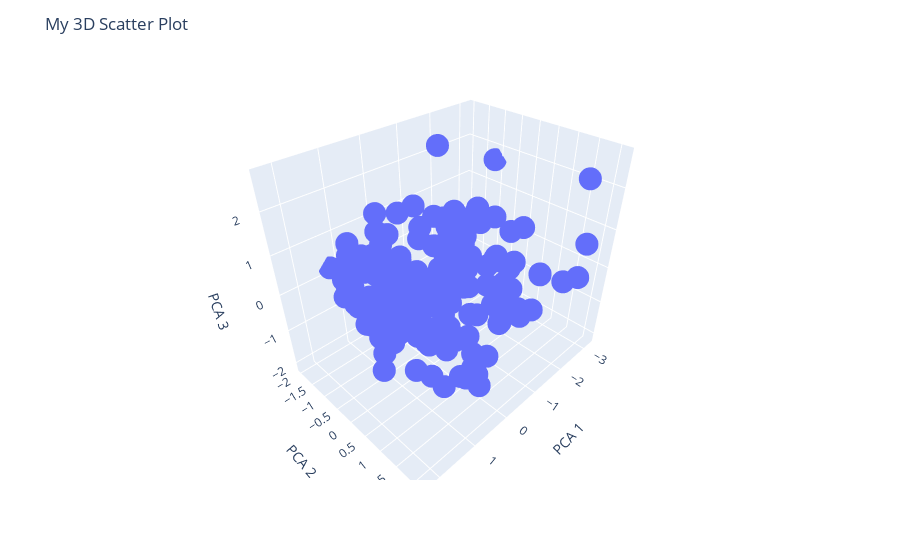

The notebook cell this image was saved under:
### Code cell
fig = px.scatter_3d(projections_3D.T, x=0, y=1, z=2,size_max=5000)
fig.update_layout(
    title='My 3D Scatter Plot',
    scene=dict(
        xaxis_title='PCA 1',
        yaxis_title='PCA 2',
        zaxis_title='PCA 3'
    )
)
# Show plot
fig.show()

### Figure 1 — Plotly figure (JSON) as saved in the notebook; plotly's stock layout.template omitted (floating-point values rounded to 4 significant figures; data arrays with more than 128 entries replaced by an {"elided": "..."} marker saying what was removed)
{"data": [{"hovertemplate": "0=%{x}<br>1=%{y}<br>2=%{z}<extra></extra>", "legendgroup": "", "marker": {"color": "#636efa", "symbol": "circle"}, "mode": "markers", "name": "", "scene": "scene", "showlegend": false, "type": "scatter3d", "x": {"elided": "200 float values"}, "y": {"elided": "200 float values"}, "z": {"elided": "200 float values"}}], "layout": {"legend": {"tracegroupgap": 0}, "margin": {"t": 60}, "scene": {"domain": {"x": [0, 1], "y": [0, 1]}, "xaxis": {"title": {"text": "PCA 1"}}, "yaxis": {"title": {"text": "PCA 2"}}, "zaxis": {"title": {"text": "PCA 3"}}}, "title": {"text": "My 3D Scatter Plot"}}}
